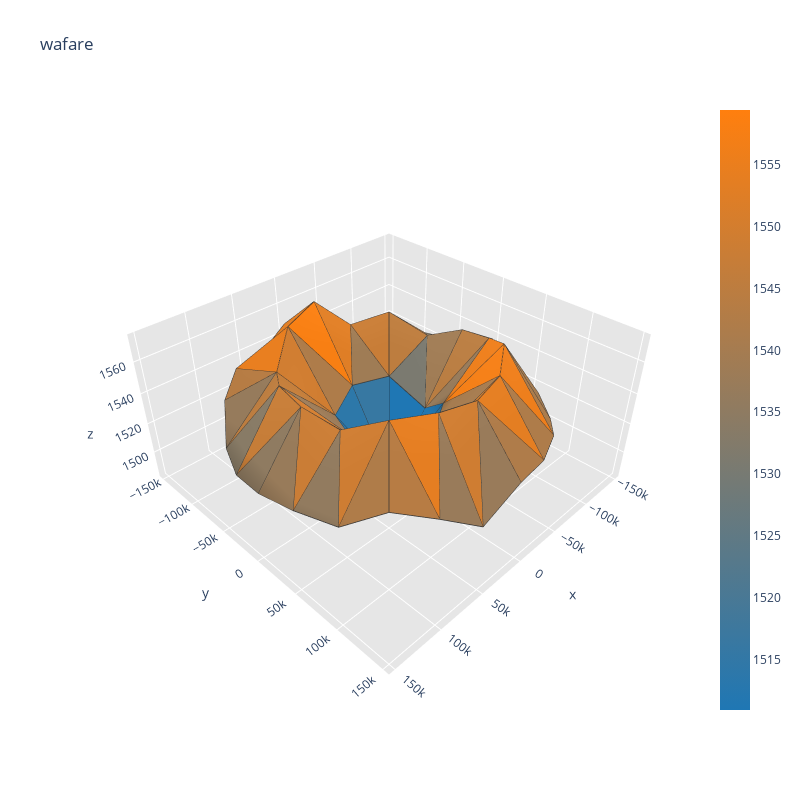

Notebook cell for this chart:
### Code cell
visualize_sample(4)

### Figure 1 — Plotly figure (JSON) as saved in the notebook; plotly's stock layout.template omitted (floating-point values rounded to 4 significant figures; data arrays with more than 128 entries replaced by an {"elided": "..."} marker saying what was removed)
{"data": [{"facecolor": ["rgb(224, 126, 37)", "rgb(168, 124, 78)", "rgb(152, 123, 90)", "rgb(220, 126, 40)", "rgb(143, 123, 97)", "rgb(255, 127, 14)", "rgb(169, 124, 78)", "rgb(179, 124, 70)", "rgb(41, 119, 172)", "rgb(202, 125, 54)", "rgb(208, 125, 49)", "rgb(244, 127, 23)", "rgb(166, 124, 80)", "rgb(226, 126, 36)", "rgb(198, 125, 56)", "rgb(195, 125, 58)", "rgb(205, 125, 51)", "rgb(236, 126, 28)", "rgb(189, 125, 63)", "rgb(200, 125, 55)", "rgb(37, 119, 176)", "rgb(216, 126, 43)", "rgb(231, 126, 32)", "rgb(162, 124, 83)", "rgb(248, 127, 19)", "rgb(174, 124, 74)", "rgb(223, 126, 38)", "rgb(159, 124, 85)", "rgb(45, 120, 169)", "rgb(55, 120, 162)", "rgb(138, 123, 101)", "rgb(184, 124, 67)", "rgb(151, 123, 91)", "rgb(151, 123, 91)", "rgb(189, 125, 63)", "rgb(145, 123, 95)", "rgb(210, 125, 48)", "rgb(156, 123, 88)", "rgb(204, 125, 52)", "rgb(158, 124, 86)", "rgb(40, 119, 173)", "rgb(48, 120, 168)", "rgb(205, 125, 51)", "rgb(232, 126, 31)", "rgb(182, 124, 68)", "rgb(136, 123, 102)", "rgb(188, 125, 64)", "rgb(150, 123, 92)", "rgb(185, 125, 66)", "rgb(151, 123, 91)", "rgb(160, 124, 85)", "rgb(123, 122, 112)", "rgb(33, 119, 178)", "rgb(31, 119, 180)", "rgb(174, 124, 74)", "rgb(237, 126, 28)", "rgb(171, 124, 76)", "rgb(158, 124, 86)", "rgb(222, 126, 38)", "rgb(164, 124, 82)", "rgb(213, 126, 45)", "rgb(214, 126, 44)", "rgb(175, 124, 74)", "rgb(228, 126, 34)", "rgb(153, 123, 90)", "rgb(207, 125, 50)", "rgb(146, 123, 95)", "rgb(206, 125, 51)", "rgb(175, 124, 73)", "rgb(153, 123, 90)", "rgb(229, 126, 34)", "rgb(183, 124, 68)"], "i": [38, 32, 44, 17, 22, 18, 13, 14, 2, 19, 6, 3, 10, 16, 21, 21, 12, 12, 4, 16, 8, 8, 24, 8, 18, 6, 5, 5, 5, 4, 33, 14, 33, 16, 35, 34, 7, 21, 19, 8, 6, 7, 39, 18, 39, 21, 41, 40, 0, 12, 14, 4, 3, 0, 27, 10, 27, 12, 29, 28, 9, 24, 26, 10, 9, 9, 45, 19, 45, 24, 47, 46], "j": [17, 13, 22, 36, 42, 17, 30, 13, 3, 22, 18, 10, 3, 36, 42, 6, 30, 3, 14, 4, 2, 19, 8, 24, 5, 5, 16, 4, 6, 5, 14, 33, 34, 35, 16, 35, 21, 7, 7, 7, 7, 8, 18, 39, 40, 41, 21, 41, 12, 0, 0, 0, 0, 4, 10, 27, 28, 29, 12, 29, 10, 9, 9, 9, 48, 24, 19, 45, 46, 47, 24, 47], "k": [37, 31, 43, 37, 43, 38, 31, 32, 1, 44, 20, 11, 2, 17, 22, 20, 13, 11, 15, 15, 1, 23, 23, 2, 17, 18, 17, 16, 1, 1, 32, 15, 15, 36, 15, 15, 22, 6, 22, 19, 1, 1, 38, 20, 20, 42, 20, 20, 13, 3, 13, 14, 1, 1, 26, 11, 11, 30, 11, 11, 2, 2, 25, 26, 25, 48, 44, 23, 23, 48, 23, 23], "name": "", "type": "mesh3d", "x": [-49000, 0, 3e-12, -34650.0, -34650.0, -9.001e-12, 34650.0, 49000, 34650.0, 6.001e-12, -37503, -69300.0, -90540.0, -98000, -90540.0, -69300.0, -37503, -1.8e-11, 37503, 90540.0, 69300.0, 90540.0, 98000, 69300.0, 37503, 9.001e-12, -38050.0, -73500, -103945, -127306, -141991, -147000, -141991, -127306, -103945, -73500, -38050.0, -2.7e-11, 38050.0, 73500, 103945, 127306, 141991, 147000, 141991, 127306, 103945, 73500, 38050.0], "y": [6.001e-12, 0, 49000, 34650.0, -34650.0, -49000, -34650.0, -1.2e-11, 34650.0, 98000, 90540.0, 69300.0, 37503, 1.2e-11, -37503, -69300.0, -90540.0, -98000, -90540.0, 37503, -69300.0, -37503, -2.4e-11, 69300.0, 90540.0, 147000, 141991, 127306, 103945, 73500, 38050.0, 1.8e-11, -38050.0, -73500, -103945, -127306, -141991, -147000, -141991, -127306, -103945, -73500, -38050.0, -3.6e-11, 38050.0, 73500, 103945, 127306, 141991], "z": [1516.0, 1485.0, 1521.0, 1534.0, 1532.0, 1532.0, 1526.0, 1528.0, 1531.0, 1564.0, 1566.0, 1571.0, 1561.0, 1556.0, 1545.0, 1558.0, 1552.0, 1574.0, 1568.0, 1556.0, 1554.0, 1560.0, 1561.0, 1565.0, 1566.0, 1532.0, 1530.0, 1529.0, 1523.0, 1525.0, 1529.0, 1538.0, 1528.0, 1529.0, 1524.0, 1525.0, 1533.0, 1548.0, 1536.0, 1541.0, 1536.0, 1521.0, 1521.0, 1525.0, 1526.0, 1524.0, 1536.0, 1529.0, 1516.0]}, {"line": {"color": "rgb(50, 50, 50)", "width": 1.5}, "mode": "lines", "showlegend": false, "type": "scatter3d", "x": {"elided": "360 float values"}, "y": {"elided": "360 float values"}, "z": {"elided": "360 float values"}}, {"hoverinfo": "none", "marker": {"color": [1511.0, 1559.0], "colorscale": [[0, "rgb(31, 119, 180)"], [1, "rgb(255, 127, 14)"]], "showscale": true, "size": 0.1}, "mode": "markers", "showlegend": false, "type": "scatter3d", "x": [-49000], "y": [6.001e-12], "z": [1516.0]}], "layout": {"height": 800, "scene": {"aspectratio": {"x": 1, "y": 1, "z": 0.5}, "xaxis": {"backgroundcolor": "rgb(230, 230, 230)", "gridcolor": "rgb(255, 255, 255)", "showbackground": true, "zerolinecolor": "rgb(255, 255, 255)"}, "yaxis": {"backgroundcolor": "rgb(230, 230, 230)", "gridcolor": "rgb(255, 255, 255)", "showbackground": true, "zerolinecolor": "rgb(255, 255, 255)"}, "zaxis": {"backgroundcolor": "rgb(230, 230, 230)", "gridcolor": "rgb(255, 255, 255)", "showbackground": true, "zerolinecolor": "rgb(255, 255, 255)"}}, "title": {"text": "wafare"}, "width": 800}}
